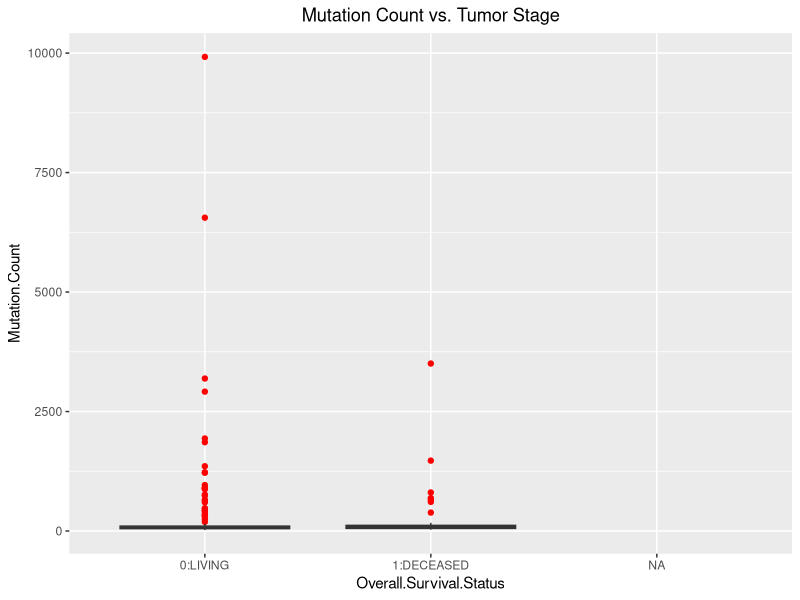
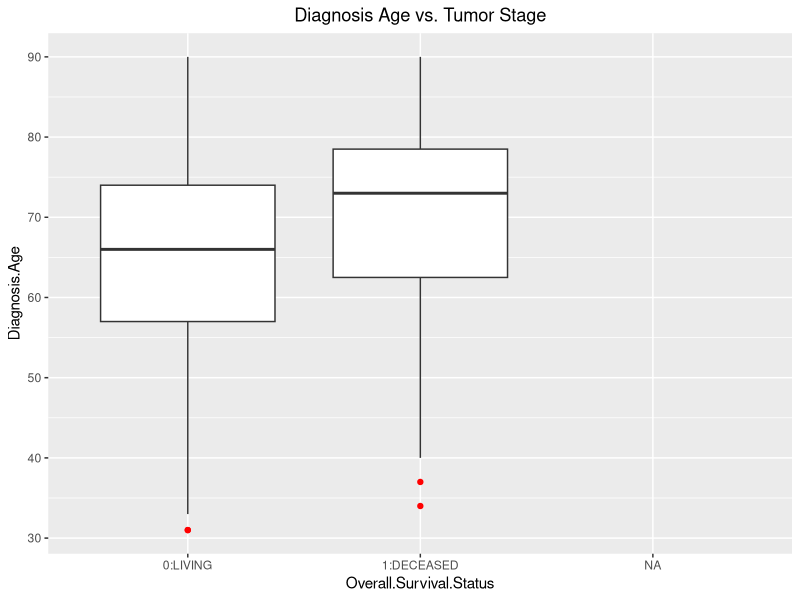
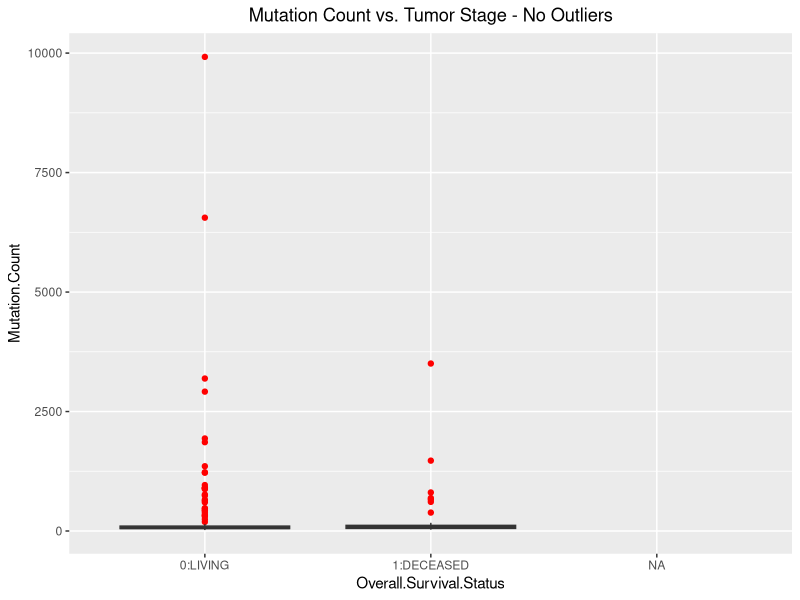
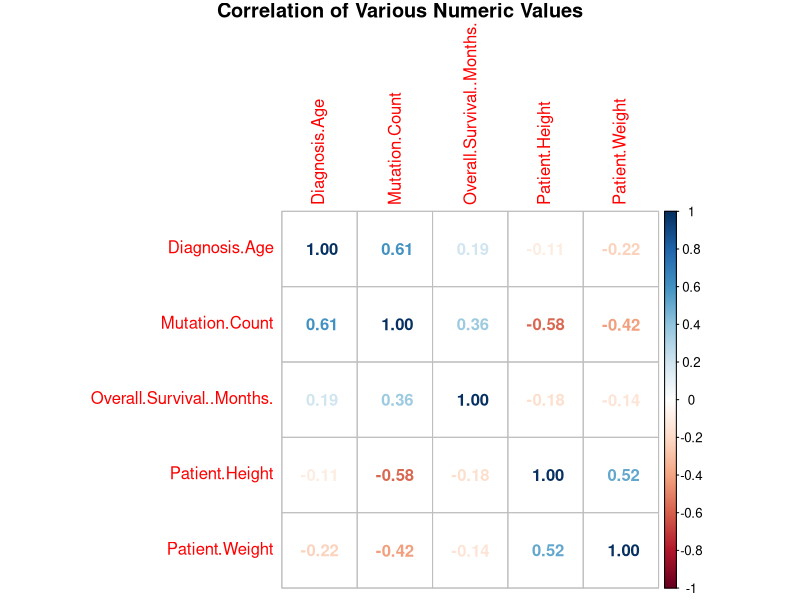

Recreate these plots in R, in order.
## ---- chunk 1
knitr::opts_chunk$set(echo = TRUE)
library(ggplot2)
library(psych)
library(tidyverse)
library(gridExtra)
library(corrplot)
library(patchwork)
library(readxl)
## ---- chunk 2
coad_tgca_data <- read.csv("coad_tgca_clinical_data.csv", sep = ",",
         header = TRUE, stringsAsFactors = TRUE)


tgca_df <- coad_tgca_data[c("Sample.ID", "Diagnosis.Age", "Neoplasm.Disease.Stage.American.Joint.Committee.on.Cancer.Code",  "Cancer.Type.Detailed", "Disease.Free.Status", "Ethnicity.Category", "Form.completion.date", "Fraction.Genome.Altered", "Patient.Height", "Prior.Cancer.Diagnosis.Occurence", "Year.Cancer.Initial.Diagnosis", "Is.FFPE",  "Mutation.Count", "Overall.Survival..Months.", "Overall.Survival.Status",  "Patient.Primary.Tumor.Site", "Race.Category", "Surgical.Margin.Resection.Status", "Sample.Initial.Weight", "Sample.Type", "Sex", "Longest.Dimension", "Shortest.Dimension", "Tumor.Tissue.Site", "Specimen.Second.Longest.Dimension", "Tissue.Source.Site", "Person.Neoplasm.Status", "Patient.Weight")]


# tgca_df <- subset(tgca_data, select = c(Sample.ID, Diagnosis.Age, Neoplasm.Disease.Stage.American.Joint.Committee.on.Cancer.Code,  Cancer.Type.Detailed, Disease.Free.Status, Ethnicity.Category, Form.completion.date, Fraction.Genome.Altered, Patient.Height, Prior.Cancer.Diagnosis.Occurence, Year.Cancer.Initial.Diagnosis, Is.FFPE,  Mutation.Count, Overall.Survival..Months., Overall.Survival.Status,  Patient.Primary.Tumor.Site, Race.Category, Surgical.Margin.Resection.Status, Sample.Initial.Weight, Sample.Type, Sex, Longest.Dimension, Shortest.Dimension, Tumor.Tissue.Site, Specimen.Second.Longest.Dimension, Tissue.Source.Site, Person.Neoplasm.Status, Patient.Weight))

tgca_df$Year.Cancer.Initial.Diagnosis <- as.factor(tgca_df$Year.Cancer.Initial.Diagnosis)
summary(tgca_df)
## ---- chunk 3

boxplot1 <- ggplot(tgca_df, aes(Mutation.Count, Overall.Survival.Status))+
  geom_boxplot(outlier.colour="red")+
  coord_flip()+
  labs(title='Mutation Count vs. Tumor Stage')+
  theme(plot.title = element_text(hjust = 0.5))

boxplot2 <- ggplot(tgca_df, aes(Diagnosis.Age, Overall.Survival.Status))+
  geom_boxplot(outlier.colour="red")+
  coord_flip()+
  labs(title='Diagnosis Age vs. Tumor Stage')+
  theme(plot.title = element_text(hjust = 0.5))

mean_mut <- mean(tgca_df$Mutation.Count)
sd_mut <- sd(tgca_df$Mutation.Count)

mut_outliers <- filter(tgca_df, Mutation.Count > mean_mut + 3*sd_mut | Mutation.Count < mean_mut - 3*sd_mut)

tgca_no_mut_outliers <- setdiff(tgca_df,mut_outliers)

boxplot3 <- ggplot(tgca_no_mut_outliers, aes(Mutation.Count, Overall.Survival.Status))+
  geom_boxplot(outlier.colour="red")+
  coord_flip()+
  labs(title='Mutation Count vs. Tumor Stage - No Outliers')+
  theme(plot.title = element_text(hjust = 0.5))
# 
# mut_plot = ggplot(coad_df, aes(x=Patient.ID, fill = Mutation.Count))+
#   geom_bar()+
#   labs(title='Mutations by Patient')+
#   theme(plot.title = element_text(hjust = 0.5))


boxplot1
boxplot2
boxplot3


## ---- chunk 4

corr_tgca_df <- tgca_df[c("Diagnosis.Age", "Mutation.Count", "Overall.Survival..Months.", "Patient.Weight", "Patient.Height")]

no_na_tgca_df <- na.omit(corr_tgca_df)

agg_df_num <- no_na_tgca_df %>% count(Diagnosis.Age, Mutation.Count, Overall.Survival..Months., Patient.Height, Patient.Weight, sort = TRUE)
corr_df <- subset(agg_df_num, select = -c(n))

corrplot(cor(corr_df), method = 'number', title = "Correlation of Various Numeric Values", mar=c(0,0,1,0))

